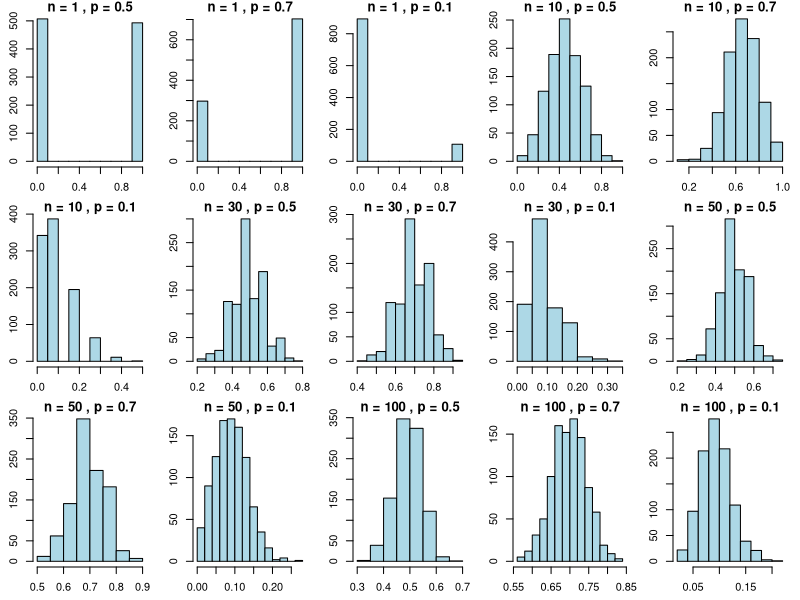

Reproduce this figure in R.
# Set the seed for reproducibility
set.seed(123)

# Parameters
n_values <- c(1, 10, 30, 50, 100)
p_values <- c(0.5, 0.7, 0.1)

# Adjust figure margins
par(mar = c(2.5, 2.5, 1, 1))  # Adjust the margins as needed (bottom, left, top, right)

# Generate and plot distributions
par(mfrow = c(length(p_values), length(n_values)))  # Set up the layout of subplots


# Generate proportion distribution for each combination of n and p
for (n in n_values) {
  for (p in p_values) {
    # Generate random numbers from a binomial distribution
    proportions <- rbinom(1000, n, p) / n
    
    # Plot the histogram
    hist(proportions, main = paste("n =", n, ", p =", p),
         xlab = "Proportion", ylab = "Frequency", col = "lightblue")
  }
}
